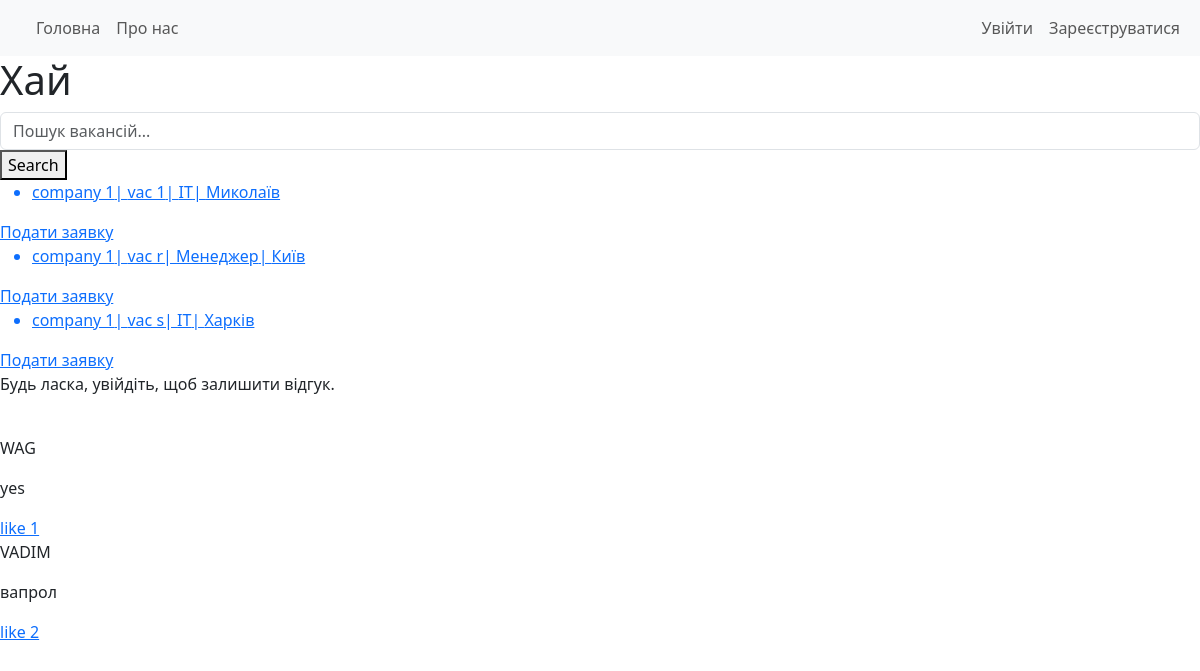
/, run on an earlier commit of the app's database.
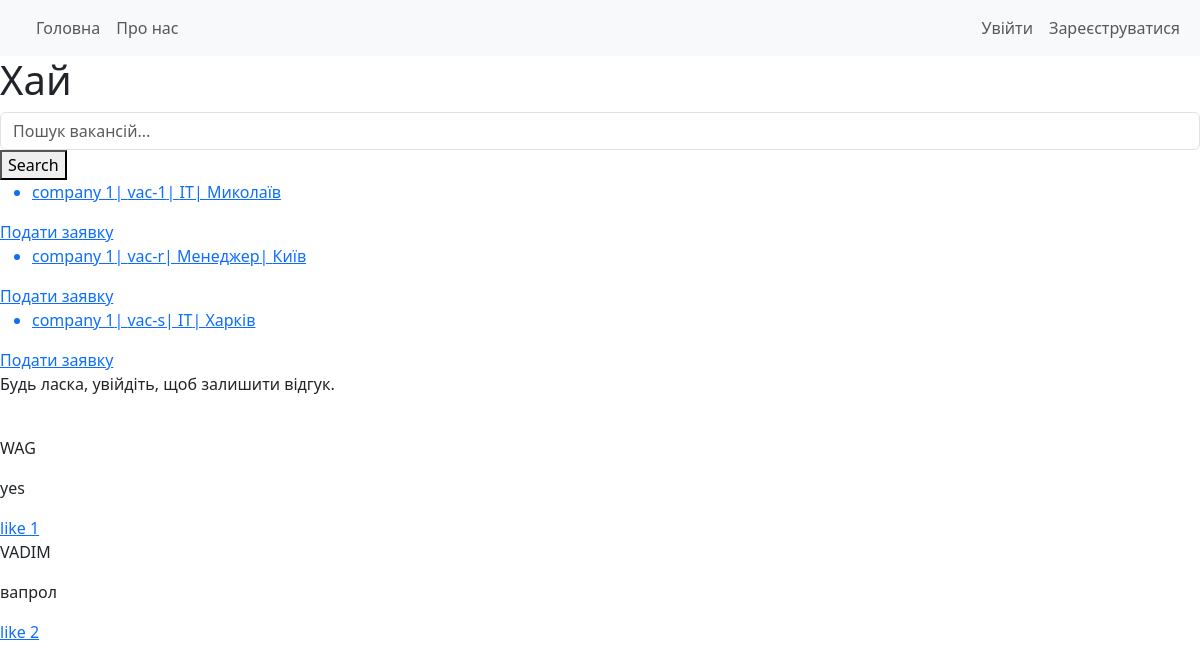
And on a later commit of the database.
### project/models.py (models this page shows, shortened)
class Vacancy(models.Model):
    title = models.CharField(max_length=256)#Заголовок
    description = models.TextField()#опис
    description1 = models.TextField(null=True, blank=True)#опис
    description2 = models.TextField(null=True, blank=True)#опис
    link = models.URLField(max_length=500, null=True, blank=True)
    company = models.ForeignKey(EmployerProfile, on_delete=models.CASCADE, related_name="vacancies")
    image = models.ImageField(upload_to='vacancies/images/',  null=True, blank=True)
    price_start = models.DecimalField(max_digits=10, decimal_places=2, null=True, blank=True)
    price_end = models.DecimalField(max_digits=10, decimal_places=2, null=True, blank=True)
    category = models.ForeignKey(Category, on_delete=models.SET_NULL, null=True)
    city = models.ForeignKey(City, on_delete=models.SET_NULL, related_name="vacancies", null=True)
    street = models.CharField(max_length=255, verbose_name="Вулиця")
    date = models.DateTimeField(auto_now_add=True)#дата створення

class Category(models.Model):
    name = models.CharField(max_length=150)
    def __str__(self):
        return self.name

class City(models.Model):
    name = models.CharField(max_length=100)
    def __str__(self):
        return self.name

### auth_system/models.py (models this page shows)
class EmployerProfile(models.Model):
    user = models.OneToOneField(User, on_delete=models.CASCADE, related_name='employer')
    name_company = models.CharField(max_length=20)#назва компанії
    role = models.CharField(choices=ROLE_CHOICES, max_length=20, default='Employer')#
    description = models.TextField()#опис
    logo = models.ImageField(upload_to='company_logos/', blank=True, null=True)#логотип
    referral_company = models.ForeignKey('project.Category', on_delete=models.SET_NULL, null=True)#направлення компаній
    website = models.URLField(max_length=200, null=True, blank=True)#посилання на сайт компаній
    def __str__(self):
        return self.name_company

### project/views.py (the view, shortened to what this page needs)
# urls.py: path('', views.Job_ListView.as_view(), name='job_list'),
class Job_ListView(ListView):
    model = Vacancy
    form_class = Response_CreatFrom
    context_object_name = "jobs"
    template_name = "jobs/job_list.html"
    def get_context_data(self, **kwargs):
        context = super().get_context_data(**kwargs)
        context['all_responses'] = Response.objects.all()
        user_already_responded = False
        if self.request.user.is_authenticated:
            user_already_responded = Response.objects.filter(author=self.request.user).exists()
        context['search_form'] = Vacancy_SurchFrom()
        if self.request.user.is_authenticated:
            context['user_already_responded'] = user_already_responded
        context['response_form'] = self.form_class()
        return context

### project/forms.py
class Vacancy_SurchFrom(forms.Form):
    q = forms.CharField(
        label='Search',
        max_length=100,
        required=False,  # Додай це, щоб можна було зайти на сторінку без запиту
        widget=forms.TextInput(attrs={
            'class': 'form-control',
            'placeholder': 'Пошук вакансій...'
        })
    )

class Response_CreatFrom(forms.ModelForm):
    class Meta:
        model = Response
        fields = ['content']
        widgets = {'content': forms.Textarea(attrs={
            'class': 'form-control',
            'placeholder': 'Додайте коментар',
            'rows': 4
        })}

### templates/jobs/job_list.html (shortened to what this page needs)
{% extends 'base.html' %}
{% load static %}
{% block content %}
    <h1>Хай</h1>
<form action="{% url 'job_surh' %}" method="get">
    {{ search_form.q }}
    <button type="submit">Search</button>
</form>
{% for jo in jobs %}
<a href="{% url 'job_datail' pk=jo.id %}">
<ul>
    <li>
        {{ jo.company }}|
        {{ jo.title }}|
        {{ jo.category }}|
        {{ jo.city }}
    </li>
</ul>
</a>
{% if user.employer %}
    {% if user == jo.company.user %}
        <a href="{% url 'job_update' jo.pk %}">
            Редагувати мою вакансію
        </a>
        <a href="{% url 'job_delete' jo.pk %}">delete</a>
        <p>Заявок({{ jo.applications.count }})</p>
    {% endif %}
{% else %}
<a href="{% url 'apply_for_job' jo.id %}">
    Подати заявку
</a>
{% endif %}
{% endfor %}
{% if user.is_authenticated %}
    {% if user_already_responded %}
        <p>Ви вже залишили відгук про наш сайт. Дякуємо!</p>
    {% else %}
        <form method="POST" action="">
            {% csrf_token %}
            {{ response_form.as_p }}
            <button type="submit">Опублікувати відгук</button>
        </form>
    {% endif %}
{% else %}
    <p>Будь ласка, увійдіть, щоб залишити відгук.</p>
{% endif %}
<br>
<div class="responses">
    {% for res in all_responses %}
                <p>{{ res.author }}</p>
                <p>{{ res.content }}</p>
    <a href="{% url 'Like_Response' res.id %}">
        like {{ res.likes.count }}
    </a>
    {% endfor %}
</div>
{% endblock %}

What changed in the data, as far as the page shows it:
changed Vacancy "Миколаїв": title "vac 1" → "vac-1"
changed Vacancy "Менеджер": title "vac r" → "vac-r"
changed Vacancy "Харків": title "vac s" → "vac-s"
